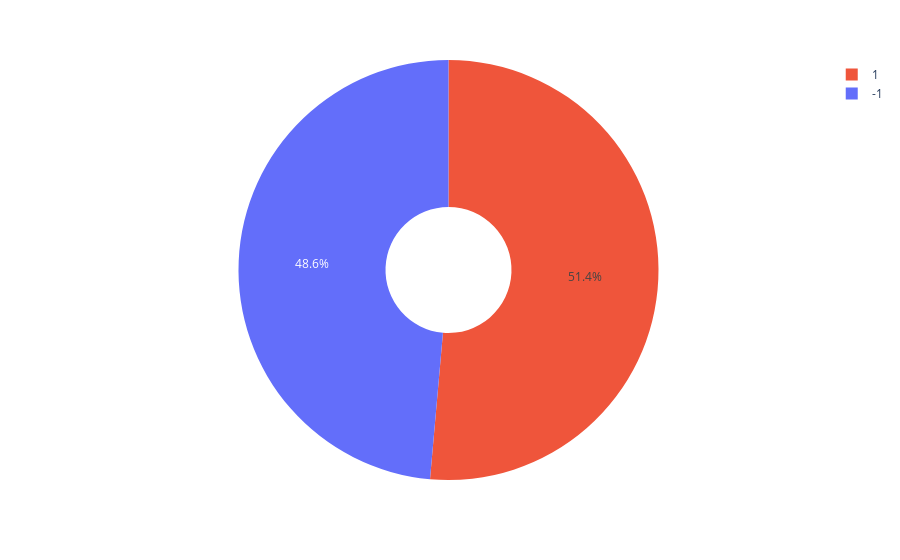

The cell this chart's notebook holds for it:
### Code cell
fig = px.pie(data_scaled, "target_signal", color='target_signal', hole=.3)
fig.show()

### Figure 1 — Plotly figure (JSON) as saved in the notebook; plotly's stock layout.template omitted (floating-point values rounded to 4 significant figures; data arrays with more than 128 entries replaced by an {"elided": "..."} marker saying what was removed)
{"data": [{"customdata": {"elided": "998x1 int values"}, "domain": {"x": [0, 1], "y": [0, 1]}, "hole": 0.3, "hovertemplate": "target_signal=%{customdata[0]}<extra></extra>", "labels": {"elided": "998 int values"}, "legendgroup": "", "marker": {"colors": {"elided": "998 str values"}}, "name": "", "showlegend": true, "type": "pie"}], "layout": {"legend": {"tracegroupgap": 0}, "margin": {"t": 60}}}
